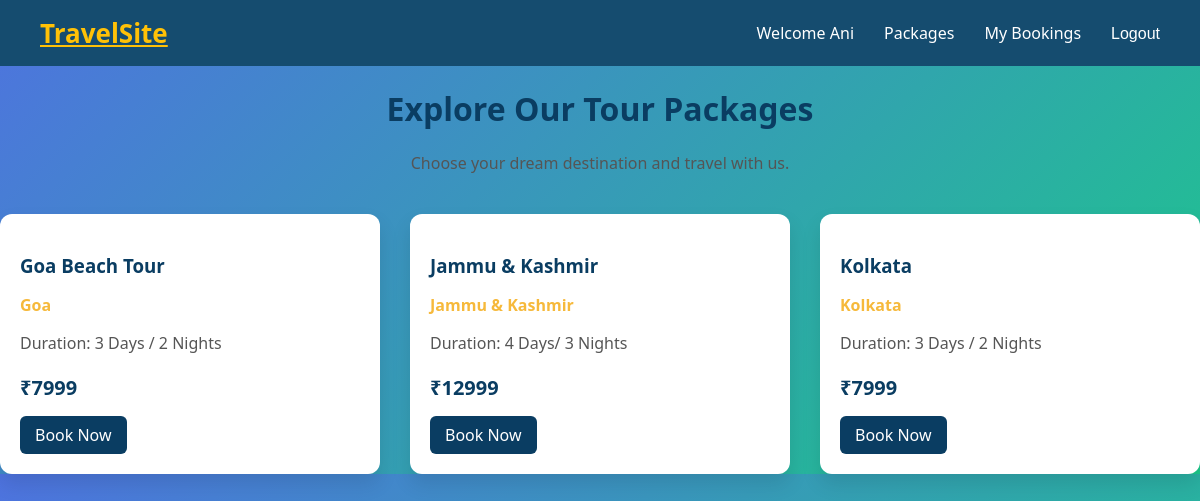
The page /packages/ (signed in) on the database its author committed.
### tour/models.py (models this page shows, shortened)
class Package(models.Model):
    title = models.CharField(max_length=200)
    destination = models.ForeignKey(Destination, on_delete=models.CASCADE)
    price = models.IntegerField()
    duration = models.CharField(max_length=100)
    description = models.TextField()

class Destination(models.Model):
    name = models.CharField(max_length=100)
    location = models.CharField(max_length=100)
    description = models.TextField()

### tour/views.py (the view)
# urls.py: path('packages/', views.packages, name="packages"),
def packages(request):
    packages = Package.objects.all()
    return render(request, "tour/packages.html", {"packages": packages})

### tour/templates/tour/packages.html (shortened to what this page needs)
{% extends 'tour/base.html' %}
{% block content %}
<div class="packages-header">
    <h1>Explore Our Tour Packages</h1>
    <p>Choose your dream destination and travel with us.</p>
</div>
<div class="packages-grid">
    {% for p in packages %}
    <div class="package-card">
        <div class="package-content">
            <h3>{{ p.title }}</h3>
            <p class="destination">{{ p.destination.name }}</p>
            <p class="duration">Duration: {{ p.duration }}</p>
            <p class="price">₹{{ p.price }}</p>
            {% if user.is_authenticated %}
                <a href="{% url 'book' p.id %}" class="package-btn">Book Now</a>
            {% else %}
                <a href="{% url 'login' %}" class="package-btn">Login to Book</a>
            {% endif %}
        </div>
    </div>
    {% empty %}
        <p>No packages available.</p>
    {% endfor %}
</div>
{% endblock %}

### tour/templates/tour/base.html (shortened to what this page needs)
{% load static %}
<!DOCTYPE html>
<html>
<head>
    <link rel="stylesheet" href="{% static 'css/style.css' %}">
</head>
<body>
<header class="navbar">
    <div class="logo">
        <a href="{% url 'home' %}">TravelSite</a>
    </div>
    <div class="nav-right">
        {% if user.is_authenticated %}
            <span class="welcome">Welcome {{ user.username }}</span>
        <a href="{% url 'packages' %}">Packages</a>
        <a href="{% url 'my_bookings' %}">My Bookings</a>
<form method="POST" action="{% url 'logout' %}" style="display:inline;">
    <button type="submit" class="logout-btn">Logout</button>
</form>        {% else %}
            <a href="{% url 'register' %}">Register</a>
            <a href="{% url 'login' %}">Login</a>
            <a href="{% url 'packages' %}">Packages</a>
        {% endif %}
    </div>
</header>
<div class="container">
    {% block content %}
    {% endblock %}
</div>
</body>
</html>

### tour/static/css/style.css (style rules this page uses)
.navbar { display: flex; justify-content: space-between; align-items: center; background-color: #154c6f; padding: 15px 40px; }
.logo a { font-size: 26px; font-weight: bold; color: #ffc107; }
.nav-right { display: flex; align-items: center; gap: 30px; }
.welcome { color: white; font-weight: 500; }
.nav-right a { text-decoration: none; color: white; font-weight: 500; transition: 0.3s; }
.logout-btn { background: none; border: none; color: white; font-weight: 500; font-size: 16px; cursor: pointer; transition: 0.3s; padding: 0; }
body { margin: 0; font-family: 'Segoe UI', sans-serif; background: linear-gradient(135deg, #4e73df, #1cc88a); }
.packages-header { text-align: center; margin-bottom: 40px; }
.packages-header h1 { font-size: 32px; color: #0a3d62; }
.packages-header p { color: #555; }
.packages-grid { display: grid; grid-template-columns: repeat(auto-fit, minmax(280px, 1fr)); gap: 30px; }
.package-card { background: white; border-radius: 12px; overflow: hidden; box-shadow: 0 10px 20px rgba(0,0,0,0.1); transition: 0.4s; }
.package-content { padding: 20px; }
.package-content h3 { margin-bottom: 10px; color: #0a3d62; }
.destination { font-weight: bold; color: #f6b93b; margin-bottom: 5px; }
.duration { color: #555; margin-bottom: 10px; }
.price { font-size: 20px; font-weight: bold; color: #0a3d62; margin-bottom: 15px; }
.package-btn { display: inline-block; padding: 8px 15px; background-color: #0a3d62; color: white; text-decoration: none; border-radius: 6px; transition: 0.3s; }

### rows shown on the page
Package: title "Goa Beach Tour", destination.name "Goa", duration "3 Days / 2 Nights", price "7999"
Package: title "Jammu & Kashmir", destination.name "Jammu & Kashmir", duration "4 Days/ 3 Nights", price "12999"
Package: title "Kolkata", destination.name "Kolkata", duration "3 Days / 2 Nights", price "7999"

### other values the page prints
{{ user.username }} "Ani"
